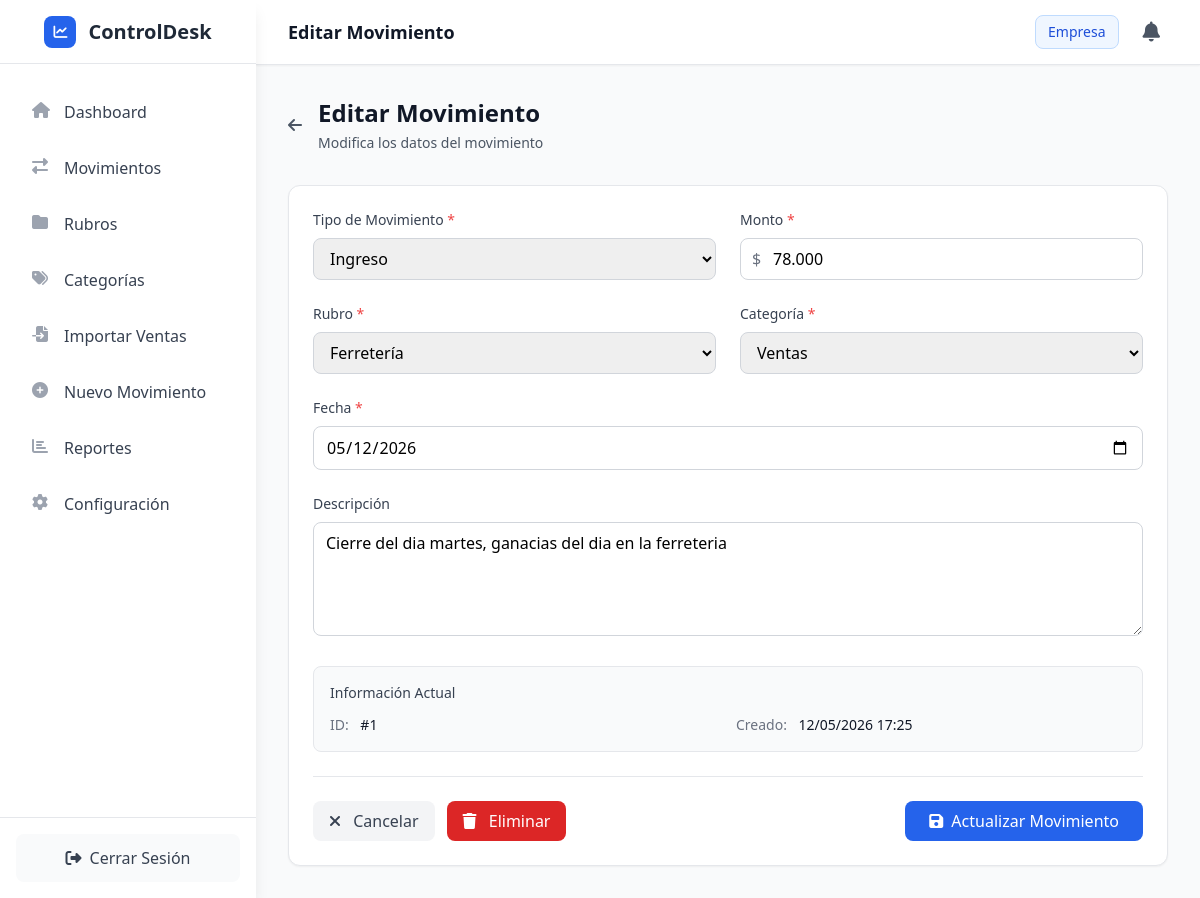
The page /editar-movimiento/1 on the database its author committed.
### app/models/movimiento.py (models this page shows, shortened)
class Movimiento(db.Model):
    __tablename__ = 'movimientos'
    id = db.Column(db.Integer, primary_key=True)
    tipo = db.Column(db.String(10), nullable=False)  # 'gasto' o 'ingreso'
    monto = db.Column(db.Numeric(10, 2), nullable=False)  # Decimal con 2 decimales
    fecha = db.Column(db.Date, nullable=False, default=datetime.utcnow().date)
    descripcion = db.Column(db.Text, nullable=True)
    created_at = db.Column(db.DateTime, default=datetime.utcnow)
    updated_at = db.Column(db.DateTime, default=datetime.utcnow, onupdate=datetime.utcnow)
    rubro_id = db.Column(db.Integer, db.ForeignKey('rubros.id'), nullable=False)
    categoria_id = db.Column(db.Integer, db.ForeignKey('categorias.id'), nullable=False)
    empresa_id = db.Column(db.Integer, db.ForeignKey('empresas.id'), nullable=True)

### app/routes/main.py (the view, shortened to what this page needs)
@main_bp.route('/editar-movimiento/<int:movimiento_id>', methods=['GET', 'POST'])
def editar_movimiento(movimiento_id):
    if request.method == 'GET':
        try:
            movimiento = MovimientoService.get_movimiento_by_id(movimiento_id)
            if not movimiento:
                flash('Movimiento no encontrado', 'error')
                return redirect(url_for('main.movimientos'))
            empresa_id = session.get('empresa_id')
            rubros = MovimientoService.get_rubros_for_select(empresa_id)
            categorias = MovimientoService.get_categorias_for_select(empresa_id)
            form_data = {
                'id': movimiento.id,
                'tipo': movimiento.tipo,
                'monto': movimiento.monto,
                'fecha': movimiento.fecha.strftime('%Y-%m-%d'),
                'descripcion': movimiento.descripcion,
                'rubro_id': movimiento.rubro_id,
                'categoria_id': movimiento.categoria_id
            }
            return render_template('editar_movimiento.html',
                             movimiento=movimiento,
                             rubros=rubros,
                             categorias=categorias,
                             form_data=form_data)
        except Exception as e:
            flash('Error al cargar el movimiento', 'error')
            return redirect(url_for('main.movimientos'))

### app/services/movimiento_service.py (called while the page is built)
    @staticmethod
    def get_movimiento_by_id(movimiento_id: int) -> Optional[Movimiento]:
        try:
            return Movimiento.query.get(movimiento_id)
        except Exception as e:
            current_app.logger.error(f"Error obteniendo movimiento {movimiento_id}: {str(e)}")
            return None

    @staticmethod
    def get_rubros_for_select(empresa_id: int = None) -> List[Dict[str, Any]]:
        try:
            query = Rubro.query
            if empresa_id:
                query = query.filter(Rubro.empresa_id == empresa_id)
            rubros = query.all()
            return [{'id': r.id, 'nombre': r.nombre} for r in rubros]
        except Exception as e:
            current_app.logger.error(f"Error obteniendo rubros: {str(e)}")
            return []

    @staticmethod
    def get_categorias_for_select(empresa_id: int = None) -> List[Dict[str, Any]]:
        try:
            from app.models.categoria import Categoria
            query = Categoria.query
            if empresa_id:
                query = query.filter(Categoria.empresa_id == empresa_id)
            categorias = query.all()
            return [{'id': c.id, 'nombre': c.nombre} for c in categorias]
        except Exception as e:
            current_app.logger.error(f"Error obteniendo categorías: {str(e)}")
            return []

### app/templates/editar_movimiento.html (shortened to what this page needs)
{% extends "base.html" %}
{% block page_title %}Editar Movimiento{% endblock %}
{% block content %}
<div class="mb-8">
    <div class="flex items-center">
        <a href="{{ url_for('main.movimientos') }}" class="mr-4 text-gray-600 hover:text-gray-900">
            <i class="fas fa-arrow-left"></i>
        </a>
        <div>
            <h1 class="text-2xl font-bold text-gray-900">Editar Movimiento</h1>
            <p class="text-sm text-gray-600 mt-1">Modifica los datos del movimiento</p>
        </div>
    </div>
</div>
<div class="bg-white rounded-xl shadow-sm border border-gray-200 p-6">
    <form method="POST" action="{{ url_for('main.editar_movimiento', movimiento_id=form_data.id) }}" class="space-y-6">
        <div class="grid grid-cols-1 md:grid-cols-2 gap-6">
            <div>
                <label for="tipo" class="block text-sm font-medium text-gray-700 mb-2">
                    Tipo de Movimiento <span class="text-red-500">*</span>
                </label>
                <select id="tipo" name="tipo" required
                        class="w-full px-3 py-2 border border-gray-300 rounded-lg focus:ring-2 focus:ring-primary-500 focus:border-primary-500">
                    <option value="ingreso" {% if form_data.tipo == 'ingreso' %}selected{% endif %}>Ingreso</option>
                </select>
            </div>
            <div>
                <label for="monto" class="block text-sm font-medium text-gray-700 mb-2">
                    Monto <span class="text-red-500">*</span>
                </label>
                <div class="relative">
                    <span class="absolute left-3 top-1/2 transform -translate-y-1/2 text-gray-500">$</span>
                    <input type="text"
                           id="monto"
                           name="monto"
                           required
                           value="{{ form_data.monto|round(0)|int if form_data.monto else '' }}"
                           class="w-full pl-8 pr-3 py-2 border border-gray-300 rounded-lg focus:ring-2 focus:ring-primary-500 focus:border-primary-500"
                           placeholder="0"
                           oninput="formatCLPInput(this)">
                </div>
            </div>
        </div>
        <div class="grid grid-cols-1 md:grid-cols-2 gap-6">
            <div>
                <label for="rubro_id" class="block text-sm font-medium text-gray-700 mb-2">
                    Rubro <span class="text-red-500">*</span>
                </label>
                <select id="rubro_id" name="rubro_id" required
                        class="w-full px-3 py-2 border border-gray-300 rounded-lg focus:ring-2 focus:ring-primary-500 focus:border-primary-500">
                    {% for rubro in rubros %}
                    <option value="{{ rubro.id }}" {% if form_data.rubro_id|string == rubro.id|string %}selected{% endif %}>
                        {{ rubro.nombre }}
                    </option>
                    {% endfor %}
                </select>
            </div>
            <div>
                <label for="categoria_id" class="block text-sm font-medium text-gray-700 mb-2">
                    Categoría <span class="text-red-500">*</span>
                </label>
                <select id="categoria_id" name="categoria_id" required
                        class="w-full px-3 py-2 border border-gray-300 rounded-lg focus:ring-2 focus:ring-primary-500 focus:border-primary-500">
                    {% for categoria in categorias %}
                    <option value="{{ categoria.id }}" {% if form_data.categoria_id|string == categoria.id|string %}selected{% endif %}>
                        {{ categoria.nombre }}
                    </option>
                    {% endfor %}
                </select>
            </div>
        </div>
        <div class="space-y-6">
            <div>
                <label for="fecha" class="block text-sm font-medium text-gray-700 mb-2">
                    Fecha <span class="text-red-500">*</span>
                </label>
                <input type="date"
                       id="fecha"
                       name="fecha"
                       required
                       value="{{ form_data.fecha or '' }}"
                       class="w-full px-3 py-2 border border-gray-300 rounded-lg focus:ring-2 focus:ring-primary-500 focus:border-primary-500">
            </div>
            <div>
                <label for="descripcion" class="block text-sm font-medium text-gray-700 mb-2">
                    Descripción
                </label>
                <textarea id="descripcion"
                          name="descripcion"
                          rows="4"
                          class="w-full px-3 py-2 border border-gray-300 rounded-lg focus:ring-2 focus:ring-primary-500 focus:border-primary-500"
                          placeholder="Describe el movimiento (opcional)">{{ form_data.descripcion or '' }}</textarea>
            </div>
        </div>
        {% if movimiento %}
        <div class="bg-gray-50 rounded-lg p-4 border border-gray-200">
            <h3 class="text-sm font-medium text-gray-700 mb-3">Información Actual</h3>
            <div class="grid grid-cols-1 md:grid-cols-2 gap-4 text-sm">
                <div>
                    <span class="text-gray-500">ID:</span>
                    <span class="font-medium text-gray-900 ml-2">#{{ movimiento.id }}</span>
                </div>
                <div>
                    <span class="text-gray-500">Creado:</span>
                    <span class="font-medium text-gray-900 ml-2">{{ movimiento.created_at.strftime('%d/%m/%Y %H:%M') }}</span>
                </div>
            </div>
        </div>
        {% endif %}
        <div class="flex items-center justify-between pt-6 border-t border-gray-200">
            <div class="flex items-center space-x-3">
                <a href="{{ url_for('main.movimientos') }}"
                   class="px-4 py-2 text-gray-700 bg-gray-100 rounded-lg hover:bg-gray-200 transition-colors duration-200">
                    <i class="fas fa-times mr-2"></i>
                    Cancelar
                </a>
                <button onclick="confirmDeleteMovimiento({{ form_data.id }})"
                        class="px-4 py-2 text-white bg-red-600 rounded-lg hover:bg-red-700 transition-colors duration-200">
                    <i class="fas fa-trash mr-2"></i>
                    Eliminar
                </button>
            </div>
            <button type="submit"
                    class="px-6 py-2 bg-primary-600 text-white rounded-lg hover:bg-primary-700 transition-colors duration-200 flex items-center">
                <i class="fas fa-save mr-2"></i>
                Actualizar Movimiento
            </button>
        </div>
    </form>
</div>
{% endblock %}

### rows shown on the page
Movimiento: tipo "Ingreso", monto "78.000", descripcion "Cierre del dia martes, ganacias del dia en la ferreteria", id "1", created_at "12/05/2026 17:25"

### other values the page prints
{{ session.get('empresa_nombre', 'Empresa') }} "Empresa"
form field rubro_id "Ferretería"
form field categoria_id "Ventas"
